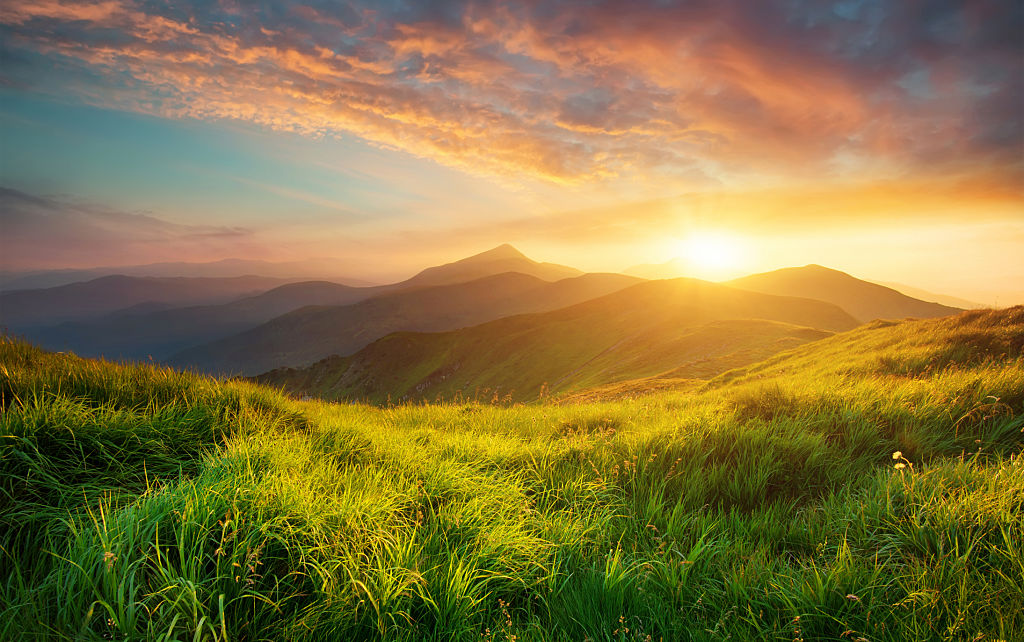
#> input picture images/image5.jpeg, 1024 x 642 px
$ python a2.py
#> lines starting #> are read from the running program, lines starting #| are printed output that depends on the picture
#> further down, image is the input picture: shape (642, 1024, 3); mean B, G, R 66, 117.5, 134.4
### utils.py
import cv2
import numpy as np
import matplotlib.pyplot as plt
from sklearn.cluster import KMeans
from skimage import color
import os

# [5 lines left out: function read_image, not called in this run]


def resize_image(image, max_size=800):


#> called with max_size = 300
    if image is None:
        print("Error: Could not read the image!")
        return None

    height, width = image.shape[:2]
#> height = 642; width = 1024

    # If either dimension exceeds max_size
    if width > max_size or height > max_size:
        scale = min(max_size / width, max_size / height)  # pick largest dimension
#> scale = 0.293
        new_width = int(width * scale)
#> new_width = 300
        new_height = int(height * scale)
#> new_height = 188
        image = cv2.resize(image, (new_width, new_height), interpolation=cv2.INTER_AREA)
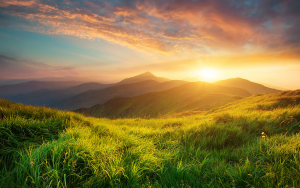
#> image: shape (188, 300, 3); mean of channels 0, 1, 2 66, 117.5, 134.4; drawn as B, G, R

    return image

import cv2
import os

# Function to save the image
import cv2
import os

# Function to save the image
# [17 lines left out: function save_image, not called in this run]

# =======================================
                                # Part 1
# =======================================

def grayscale_average(image):
    return np.mean(image, axis=2).astype(np.uint8)

def grayscale_weighted(image):
    im = 0.299* image[:, :, 2]+ 0.587 *image[:, :, 1]+ 0.114 * image[:, :, 0]
    return im.astype(np.uint8)
def mse(image1, image2):
    assert image1.shape==image2.shape
    return np.sum((image1-image2)**2/float(image1.shape[0] * image1.shape[1]))

# =======================================
                                # Part 2
# =======================================

# [9 lines left out: function kmeans_quantization, not called in this run]
def uniform_quantization(image, k, colour_range = 256):
#> called with k = 8, colour_range = 256
    output = (image // (colour_range/k))*(colour_range/k)
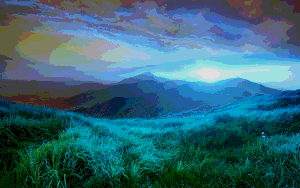
#> output: shape (188, 300, 3) float64; mean of channels 0, 1, 2 117.7, 102, 51.4; drawn as B, G, R
    output = np.clip(output, 0, colour_range - 1)
    return output.astype(np.uint8)

# [46 lines left out: functions median_cut_quantize, split_into_buckets, median_quantization, not called in this run]


# =======================================
                                # Part 3
# =======================================


def to_hsv(image):
    return cv2.cvtColor(image, cv2.COLOR_BGR2HSV).astype(np.float32)

def to_hsl(image):
    return cv2.cvtColor(image, cv2.COLOR_BGR2HLS).astype(np.float32)

# [27 lines left out: functions to_rgb, adjust_hue, adjust_saturation, adjust_brightness, adjust_lightness, not called in this run]

### a2.py
import os
import cv2
import numpy as np
import matplotlib.pyplot as plt
from matplotlib.widgets import Slider, Button, RadioButtons
from sklearn.cluster import KMeans
from utils import resize_image, uniform_quantization, kmeans_quantization, median_quantization, save_image


# make sure the images folder and main script is in the same directory
# the first image contains different colours, good for test
image_path = 'images/image5.jpeg'

#if you want images to save
save = True
image_output_name = 'newimage.jpeg'

# if you want reduce computation, resize the image and set it to True, give a maximum image
resize = True
max_size = 300

script_dir = os.path.dirname(os.path.realpath(__file__))
file_name = os.path.join(script_dir, image_path)
image = cv2.imread(file_name)
if resize:
    image = resize_image(image, max_size)  # resize image to achieve faster computation
image = cv2.cvtColor(image, cv2.COLOR_BGR2RGB)

original_image = image.copy()

# Create figure and axis
fig, ax = plt.subplots()
plt.subplots_adjust(left=0.25, bottom=0.5)
img_display = ax.imshow(image)
ax.axis("off")

# Define sliders for each method
ax_uniform = fig.add_axes([0.25, 0.3, 0.65, 0.03])
slider_uniform = Slider(ax=ax_uniform, label="Uniform", valmin=2, valmax=32, valinit=8, valstep=1)

ax_median = fig.add_axes([0.25, 0.25, 0.65, 0.03])
slider_median = Slider(ax=ax_median, label="Median Cut", valmin=1, valmax=30, valinit=6, valstep=1)
ax_median.set_visible(False)

ax_kmeans = fig.add_axes([0.25, 0.2, 0.65, 0.03])
slider_kmeans = Slider(ax=ax_kmeans, label="K-Means", valmin=2, valmax=30, valinit=6, valstep=1)
ax_kmeans.set_visible(False)

# Radio buttons
ax_radio = fig.add_axes([0.05, 0.4, 0.15, 0.15])
radio = RadioButtons(ax_radio, ["Uniform", "Median Cut", "K-Means"])

selected_method = "Uniform"

def apply_quantization():
    global selected_method
    if selected_method == "Uniform":
        k = int(slider_uniform.val)
        img_display.set_data(uniform_quantization(original_image.copy(), k))
    elif selected_method == "Median Cut":
        depth = int(slider_median.val)
        img_display.set_data(median_quantization(original_image.copy(), depth))
    elif selected_method == "K-Means":
        k = int(slider_kmeans.val)
        img_display.set_data(kmeans_quantization(original_image.copy(), k))
    fig.canvas.draw_idle()

def update_uniform(val):
    if selected_method == "Uniform":
        apply_quantization()

def update_median(val):
    if selected_method == "Median Cut":
        apply_quantization()

def update_kmeans(val):
    if selected_method == "K-Means":
        apply_quantization()

def select_method(label):
    global selected_method
    selected_method = label

    slider_uniform.set_val(8)
    slider_median.set_val(6)
    slider_kmeans.set_val(6)

    ax_uniform.set_visible(label == "Uniform")
    ax_median.set_visible(label == "Median Cut")
    ax_kmeans.set_visible(label == "K-Means")

    apply_quantization()

def reset(event):
    global selected_method
    selected_method = "Uniform"
    radio.set_active(0)
    select_method("Uniform")
    fig.canvas.draw_idle()

radio.on_clicked(select_method)
slider_uniform.on_changed(update_uniform)
slider_median.on_changed(update_median)
slider_kmeans.on_changed(update_kmeans)

reset_ax = fig.add_axes([0.8, 0.025, 0.1, 0.04])
reset_button = Button(reset_ax, "Reset")
reset_button.on_clicked(reset)

# Apply initial quantization based on default method
apply_quantization()

# Save image when window is closed
def on_close(event):
    if save:
        save_image(img_display.get_array(), script_dir, image_output_name, 2)

fig.canvas.mpl_connect('close_event', on_close)

plt.show()
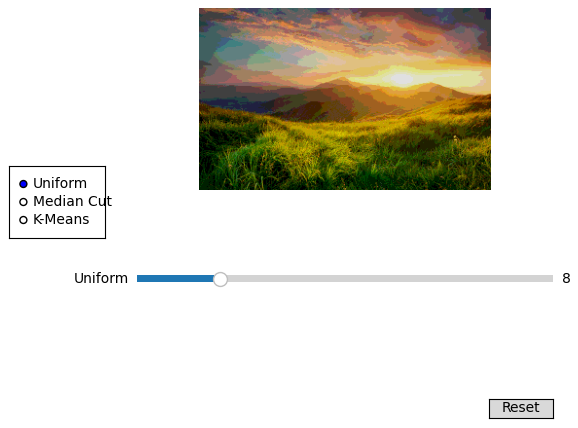
#> figure drawn by matplotlib, 3 panels

$ run again, with images/image2.jpeg copied over images/image5.jpeg
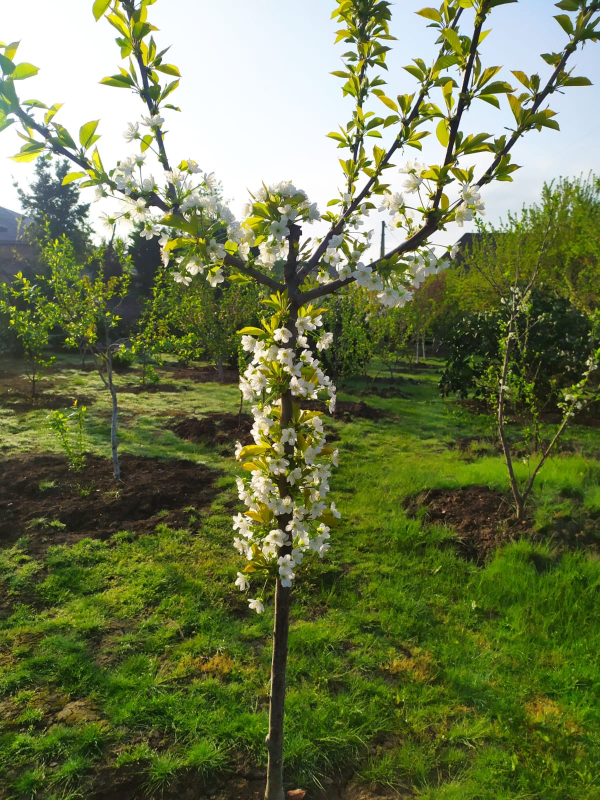
#> input picture images/image2.jpeg, 1200 x 1600 px (shown at 1/2 size)
#> image is the input picture: shape (1600, 1200, 3); mean B, G, R 78.3, 122, 111.6
#> in uniform_quantization, `output = (image // (colour_range/k))*(colour_range/k)`:
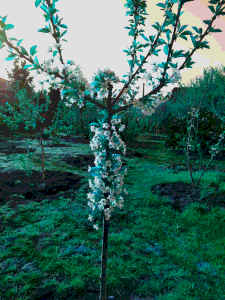
#> output: shape (300, 225, 3) float64; mean of channels 0, 1, 2 95.1, 105.3, 61; drawn as B, G, R
#> `plt.show()`:
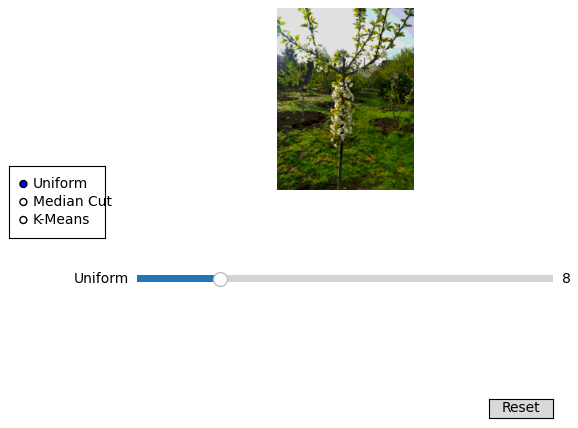
#> figure drawn by matplotlib, 3 panels

$ run again, with images/image3.jpeg copied over images/image5.jpeg
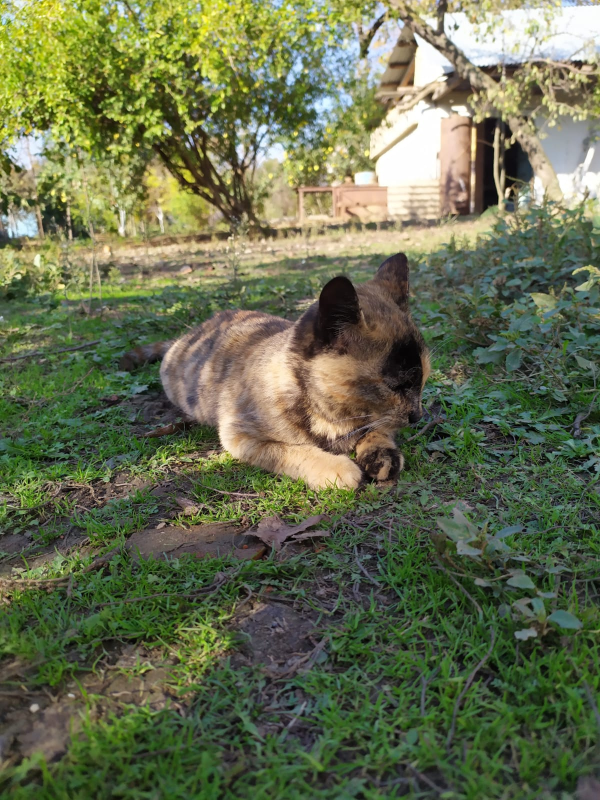
#> input picture images/image3.jpeg, 1200 x 1600 px (shown at 1/2 size)
#> image is the input picture: shape (1600, 1200, 3); mean B, G, R 79.2, 110.1, 102.8
#> in uniform_quantization, `output = (image // (colour_range/k))*(colour_range/k)`:
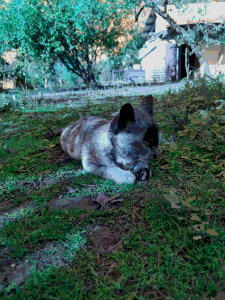
#> output: shape (300, 225, 3) float64; mean of channels 0, 1, 2 86.9, 94.3, 63.4; drawn as B, G, R
#> `plt.show()`:
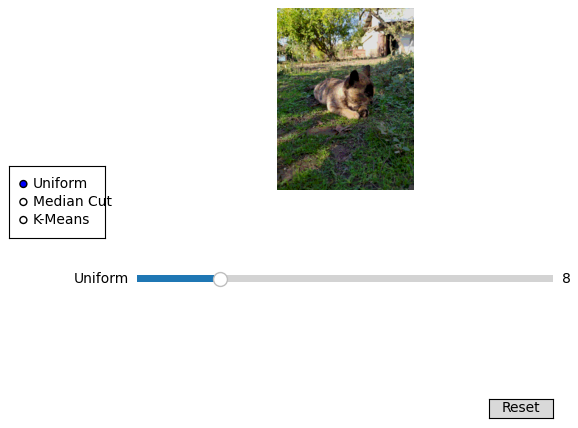
#> figure drawn by matplotlib, 3 panels
